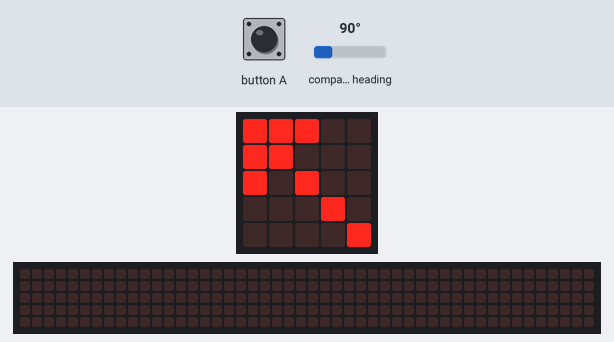
Bench run of a program on a simulated BBC micro:bit (MakeCode). Parts: the board's 5×5 LED display, a strip that is not on the board, showing the scrolling text unrolled. The inputs (shaded band) are chosen by the test bench; at power-on: compass heading 90°. The 48×5 strip is a reading aid, not a part: it shows the text the display is scrolling, unrolled, one strip-width of it at a time; the compass is already calibrated.

Above: at 1.2 s.
1.3 s: button A pressed for 0.15 s
2.0 s: compass heading set to 7°
At 3.0 s:
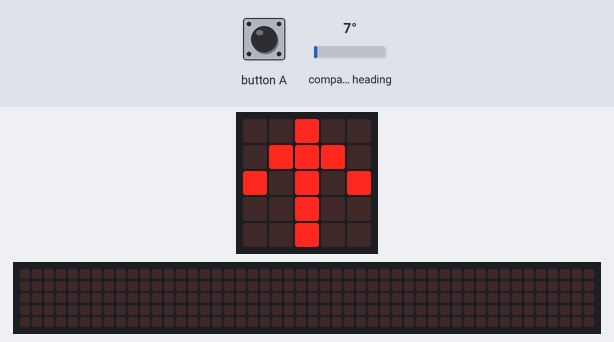
At 3.35 s:
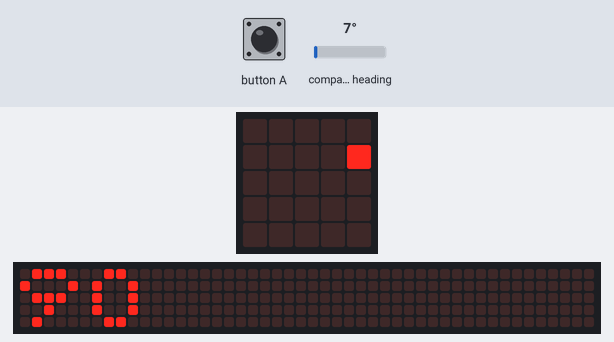
4.7 s: compass heading set to 90°
At 6.6 s:
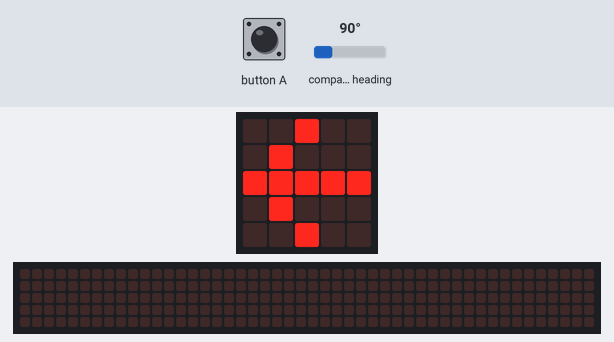
6.7 s: button A pressed for 0.15 s
7.4 s: compass heading set to 180°
10.4 s: button A pressed for 0.15 s
At 11.88 s:
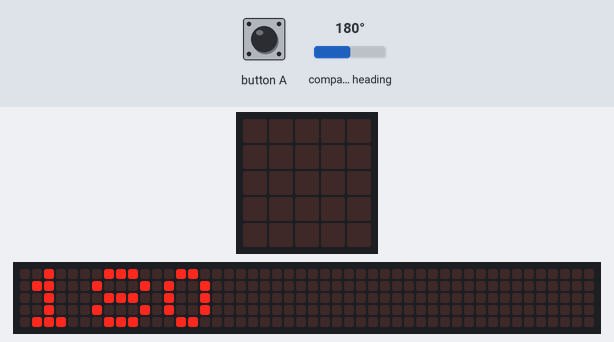
Timing chart, 0 to 13.4 s (numbered marks = the images above; inputs shaded):
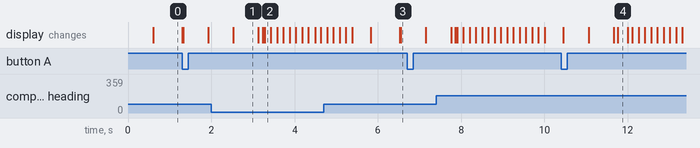

The program:

full_compass.py
```python
#import microbit
def on_button_pressed_a():
    basic.show_number(input.compass_heading())
input.on_button_pressed(Button.A, on_button_pressed_a)

def on_forever():
    if 360 - input.compass_heading() <= 45 and 360 - input.compass_heading() >= 0:
        basic.show_arrow(ArrowNames.NORTH_EAST)
    if 360 - input.compass_heading() <= 90 and 360 - input.compass_heading() >= 45:
        basic.show_arrow(ArrowNames.EAST)
    if 360 - input.compass_heading() <= 135 and 360 - input.compass_heading() >= 90:
        basic.show_arrow(ArrowNames.SOUTH_EAST)
    if 360 - input.compass_heading() <= 180 and 360 - input.compass_heading() >= 135:
        basic.show_arrow(ArrowNames.SOUTH)
    if 360 - input.compass_heading() <= 225 and 360 - input.compass_heading() >= 180:
        basic.show_arrow(ArrowNames.SOUTH_WEST)
    if 360 - input.compass_heading() <= 270 and 360 - input.compass_heading() >= 225:
        basic.show_arrow(ArrowNames.WEST)
    if 360 - input.compass_heading() <= 315 and 360 - input.compass_heading() >= 270:
        basic.show_arrow(ArrowNames.NORTH_WEST)
    if 360 - input.compass_heading() <= 360 and 360 - input.compass_heading() >= 315:
        basic.show_arrow(ArrowNames.NORTH)
    basic.pause(100)
    basic.clear_screen()
basic.forever(on_forever)
```

Measured:
- after the input at 2.0 s, the display: changes after 0.53 s (image 1)
- after the input at 4.7 s, the display: first differs from a run without the input after 1.9 s (image 3)
- after the input at 10.4 s, the display: first differs from a run without the input after 1.3 s (image 4 shows a later state)
- what the display in image 1 shows lasts 0.6 s, from 2.5 s to 3.1 s
